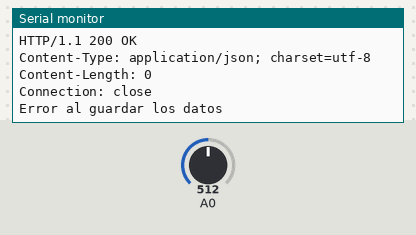
Recording of a sketch running on a simulated Arduino Uno, built with avr-gcc and run on an emulated ATmega328P. Parts: the last lines printed to the serial monitor. The inputs (shaded band) are chosen by the test bench; at power-on: A0 = 512. WiFi joins after 1.5 s; servers stay silent unless stated; uploads are accepted with an empty reply.

Above: at 2.2 s.
2.3 s: A0 set to 716
At 6.18 s:
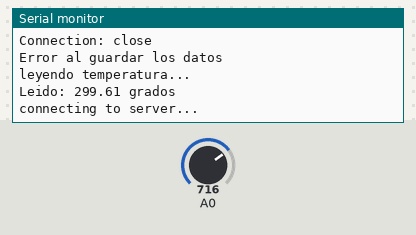
8.3 s: A0 set to 900
At 11.18 s:
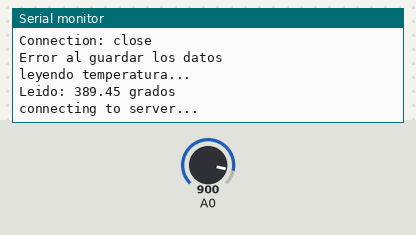
Timing chart, 0 to 12.7 s (numbered marks = the images above; inputs shaded):
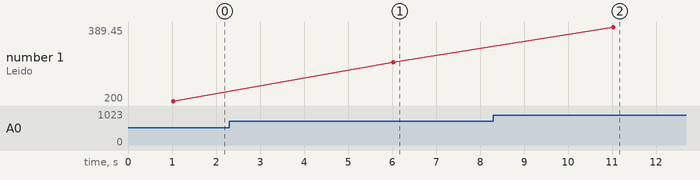

Measured:
- after the input at 2.3 s, the serial monitor: prints a new line after 3.7 s (image 1)
- after the input at 8.3 s, the serial monitor: prints a new line after 2.7 s (image 2)
- plotted number 1: 200 → 299.61 after the input at 2.3 s, 299.61 → 389.45 after the input at 8.3 s

The sketch:

Ejercicio32-EnviaDatos_aprendiendoarduino.ino
```cpp
#include <Ethernet.h>
#include <SPI.h>
#include "Timer.h"


byte mac[] = {
  0xDE, 0xAD, 0xBE, 0xEF, 0xFE, 0xED };
byte ip[] = {
  10, 22, 72, 30 };
byte DNS[] = {
  8,8,8,8};
byte gateway[] = {
  10, 22, 72, 1};
byte subnet[] = {
  255,255,255,0};
char server[] = "www.aprendiendoarduino.com";

EthernetClient client;
Timer t;
String webString = "";

void setup()
{
  Ethernet.begin(mac, ip, DNS, gateway, subnet);
  Serial.begin(9600);
  delay(1000);
  t.every(5000,grabaDatos);
}

void loop()
{
  webString = "";
  t.update();
  if (client.available()) {
    Serial.println("Respuesta del Servidor---->");
    while (client.available()){
      char c = client.read();
      webString += c;
    }
    Serial.println(webString);
    if (webString.endsWith("GRABADOS") == true) Serial.println("Datos guardados correctamente");
    else Serial.println("Error al guardar los datos");

   client.stop();
  }
}

void grabaDatos(){
  Serial.println("leyendo temperatura... ");
  int sensorVal = analogRead(A0);
  float voltage = (sensorVal/1024.0)*5.0;
  float temperature = (voltage - 0.5)*100;
  Serial.print("Leido: ");
  Serial.print(temperature);
  Serial.println(" grados");

  Serial.println("connecting to server...");
  if (client.connect(server, 80)) {
    Serial.println("connected");
    client.print("GET /servicios/datos/grabaDatos.php?arduino=99&dato=");
    client.print(temperature);
    client.println(" HTTP/1.1");
    client.println("Host: www.aprendiendoarduino.com");
    client.println("Connection: close");
    client.println();
  }
  else {
    Serial.println("connection failed");
  }
}
```
